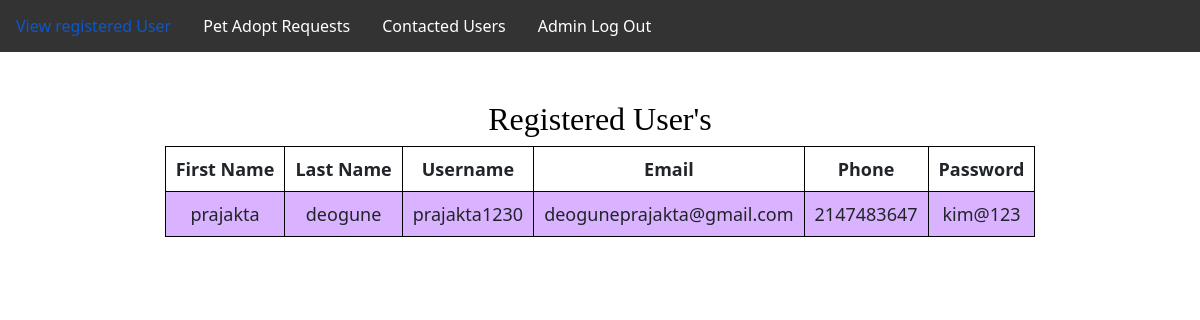
Screenshot of /userregister.php with the database file from the repository.
### tables this page shows
CREATE TABLE `register` (
  `Fname` varchar(15) NOT NULL,
  `Lname` varchar(15) NOT NULL,
  `Username` varchar(30) NOT NULL,
  `Email` varchar(50) NOT NULL,
  `Phone` int(10) NOT NULL,
  `Password` varchar(20) NOT NULL
);

### userregister.php (the view, shortened to what this page needs)
<?php
 include "adminnavbar.php";
include "db_connect.php";
$sql = "SELECT * FROM register";
$result = $conn->query($sql);
?>
<!DOCTYPE html>
<html lang="en">
<head>
</head>
<body>
	<section>
        <br>
        <br>
		<h1>Registered User's</h1>
		<table>
			<tr>
                <th>First Name</th>
                <th>Last Name</th>
				<th>Username</th>
				<th>Email</th>
                <th>Phone</th>
				<th>Password</th>
			</tr>
			<?php
				while($rows=$result->fetch_assoc())
				{
			?>
			<tr>
                <td><?php echo $rows['Fname'];?></td>
                <td><?php echo $rows['Lname'];?></td>
				<td><?php echo $rows['Username'];?></td>
				<td><?php echo $rows['Email'];?></td>
                <td><?php echo $rows['Phone'];?></td>
				<td><?php echo $rows['Password'];?></td>
			</tr>
			<?php
				}
			?>
		</table>
	</section>
</body>
</html>

### userregister.php (style rules this page uses)
table { margin: 0 auto; font-size: large; border: 1px solid black; }
h1 { text-align: center; color: #000000; font-size: xx-large; font-family: 'Gill Sans', 'Gill Sans MT', ' Calibri', 'Trebuchet MS', 'sans-serif'; }
td { background-color: #d9b3ff; border: 1px solid black; }
th, td { font-weight: bold; border: 1px solid black; padding: 10px; text-align: center; }
td { font-weight: lighter; }

### rows the page displays
register: Fname "prajakta", Lname "deogune", Username "prajakta1230", Email "deoguneprajakta@gmail.com", Phone "2147483647", Password "kim@123"
